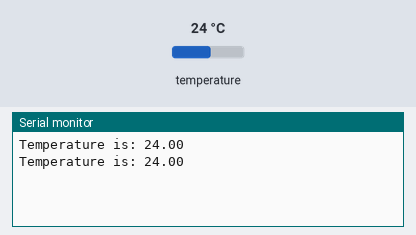
Bench run of a sketch on a simulated Arduino Uno, built with avr-gcc and run on an emulated ATmega328P. Parts: the last lines printed to the serial monitor. The test bench sets the inputs (shaded band); at power-on: temperature 24 °C.

Above: at 3.3 s.
3.4 s: temperature set to 12 °C
At 5.5 s:
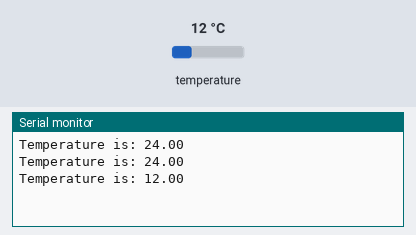
5.9 s: temperature set to 19 °C
At 7.0 s:
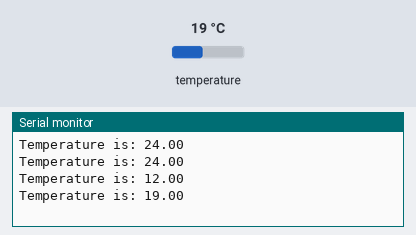
Timing chart, 0 to 8.9 s (numbered marks = the images above; inputs shaded):
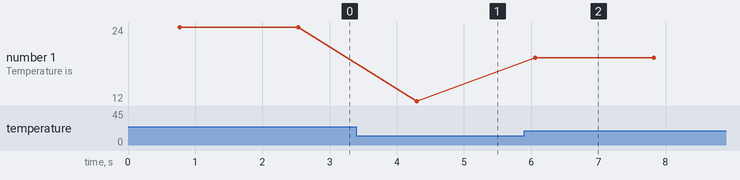

The sketch:

1820.ino
```cpp
#include <OneWire.h>
#include <DallasTemperature.h>
#define ONE_WIRE_BUS 4
OneWire oneWire(ONE_WIRE_BUS);
DallasTemperature sensors(&oneWire);
void setup() {
  Serial.begin(9600);
  sensors.begin();
}

void loop() {
   sensors.requestTemperatures();
   Serial.print("Temperature is: ");

  Serial.println(sensors.getTempCByIndex(0));
delay(1000);
}
```

Measured:
- after the input at 3.4 s, the serial monitor: prints a new line after 0.90 s (image 1)
- after the input at 5.9 s, the serial monitor: prints a new line after 0.16 s (image 2)
- plotted number 1: 24 → 12 after the input at 3.4 s, 12 → 19 after the input at 5.9 s
